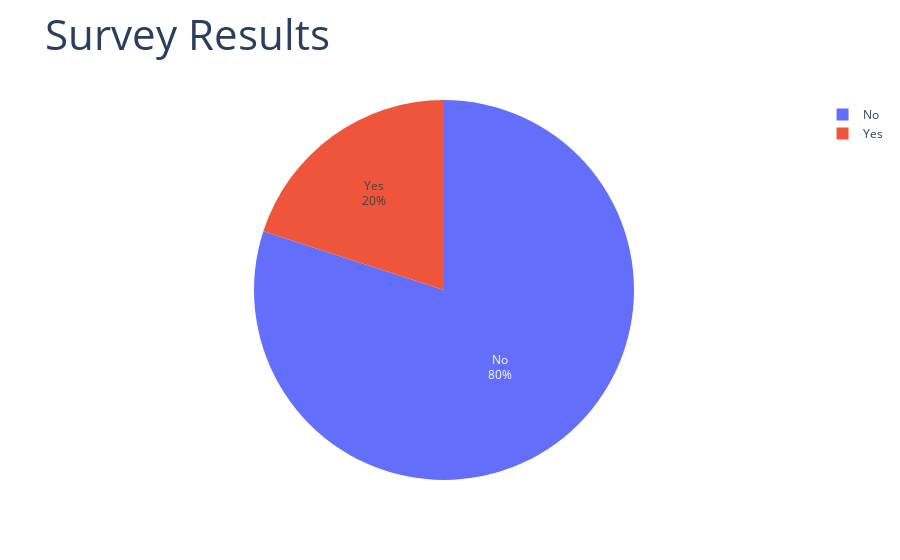

Notebook cell for this chart:
### Code cell
fig = px.pie(df,
             names='Do you take the metro?',
             title='Survey Results'
            )

fig.update_traces(
            textposition ='inside',
            textinfo ='percent+label'
            )

fig.update_layout(
            title_font_size = 42
            )

### Figure 1 — Plotly figure (JSON) as saved in the notebook; plotly's stock layout.template omitted (floating-point values rounded to 4 significant figures)
{"data": [{"domain": {"x": [0, 1], "y": [0, 1]}, "hovertemplate": "Do you take the metro?=%{label}<extra></extra>", "labels": ["No", "No", "No", "No", "Yes", "No", "Yes", "No", "Yes", "No", "No", "No", "No", "No", "No", "No", "No", "Yes", "No", "No"], "legendgroup": "", "name": "", "showlegend": true, "textinfo": "percent+label", "textposition": "inside", "type": "pie"}], "layout": {"autosize": true, "legend": {"tracegroupgap": 0}, "title": {"font": {"size": 42}, "text": "Survey Results"}}}
